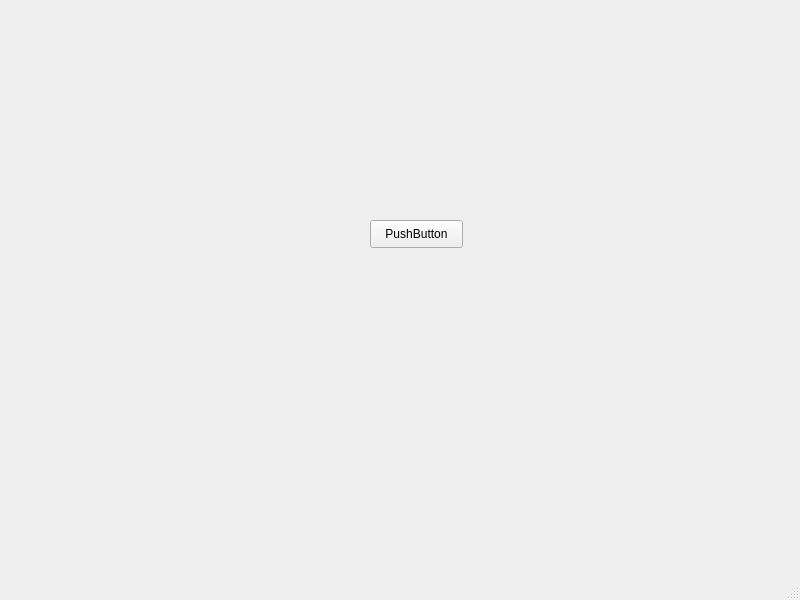
<?xml version="1.0" encoding="UTF-8"?>
<ui version="4.0">
 <class>MainWindow</class>
 <widget class="QMainWindow" name="MainWindow">
  <property name="geometry">
   <rect>
    <x>0</x>
    <y>0</y>
    <width>800</width>
    <height>600</height>
   </rect>
  </property>
  <property name="windowTitle">
   <string>MainWindow</string>
  </property>
  <widget class="QWidget" name="centralwidget">
   <widget class="QPushButton" name="pushButton">
    <property name="geometry">
     <rect>
      <x>370</x>
      <y>220</y>
      <width>93</width>
      <height>28</height>
     </rect>
    </property>
    <property name="text">
     <string>PushButton</string>
    </property>
   </widget>
  </widget>
  <widget class="QMenuBar" name="menubar">
   <property name="geometry">
    <rect>
     <x>0</x>
     <y>0</y>
     <width>800</width>
     <height>26</height>
    </rect>
   </property>
  </widget>
  <widget class="QStatusBar" name="statusbar"/>
 </widget>
 <resources/>
 <connections/>
</ui>
